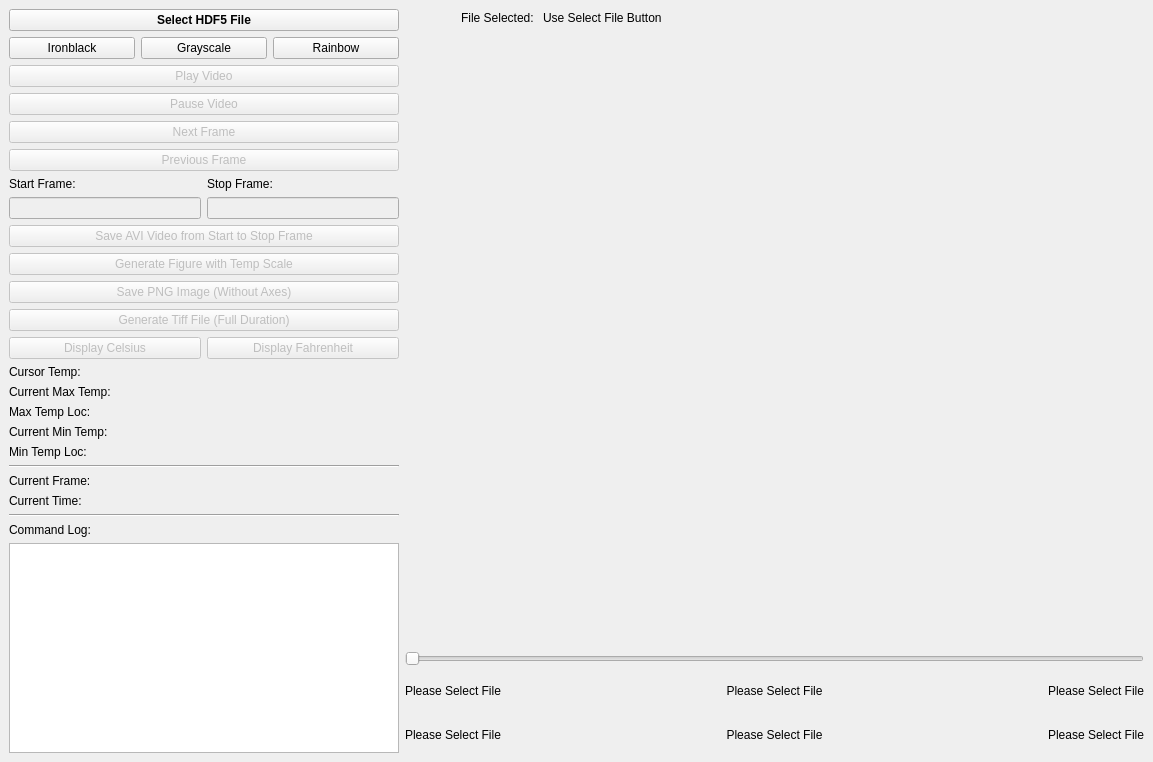
<?xml version="1.0" encoding="UTF-8"?>
<ui version="4.0">
 <class>MainWindow</class>
 <widget class="QMainWindow" name="MainWindow">
  <property name="geometry">
   <rect>
    <x>0</x>
    <y>0</y>
    <width>1153</width>
    <height>762</height>
   </rect>
  </property>
  <property name="windowTitle">
   <string>Post Process IR</string>
  </property>
  <widget class="QWidget" name="centralwidget">
   <layout class="QGridLayout" name="gridLayout">
    <item row="0" column="0" rowspan="2">
     <layout class="QVBoxLayout" name="verticalLayout">
      <property name="sizeConstraint">
       <enum>QLayout::SetMaximumSize</enum>
      </property>
      <item>
       <widget class="QPushButton" name="selectFileBut">
        <property name="maximumSize">
         <size>
          <width>16777215</width>
          <height>16777215</height>
         </size>
        </property>
        <property name="font">
         <font>
          <weight>75</weight>
          <bold>true</bold>
         </font>
        </property>
        <property name="text">
         <string>Select HDF5 File</string>
        </property>
       </widget>
      </item>
      <item>
       <layout class="QHBoxLayout" name="horizontalLayout_4">
        <item>
         <widget class="QPushButton" name="cmIronBut">
          <property name="text">
           <string>Ironblack</string>
          </property>
         </widget>
        </item>
        <item>
         <widget class="QPushButton" name="cmGrayBut">
          <property name="text">
           <string>Grayscale</string>
          </property>
         </widget>
        </item>
        <item>
         <widget class="QPushButton" name="cmRainBut">
          <property name="text">
           <string>Rainbow</string>
          </property>
         </widget>
        </item>
       </layout>
      </item>
      <item>
       <widget class="QPushButton" name="playVidBut">
        <property name="enabled">
         <bool>false</bool>
        </property>
        <property name="text">
         <string>Play Video</string>
        </property>
       </widget>
      </item>
      <item>
       <widget class="QPushButton" name="pauseVidBut">
        <property name="enabled">
         <bool>false</bool>
        </property>
        <property name="text">
         <string>Pause Video</string>
        </property>
       </widget>
      </item>
      <item>
       <widget class="QPushButton" name="nextFrame">
        <property name="enabled">
         <bool>false</bool>
        </property>
        <property name="text">
         <string>Next Frame</string>
        </property>
       </widget>
      </item>
      <item>
       <widget class="QPushButton" name="prevFrame">
        <property name="enabled">
         <bool>false</bool>
        </property>
        <property name="text">
         <string>Previous Frame</string>
        </property>
       </widget>
      </item>
      <item>
       <layout class="QHBoxLayout" name="horizontalLayout_2">
        <item>
         <widget class="QLabel" name="label_10">
          <property name="text">
           <string>Start Frame:</string>
          </property>
         </widget>
        </item>
        <item>
         <widget class="QLabel" name="label_11">
          <property name="text">
           <string>Stop Frame:</string>
          </property>
         </widget>
        </item>
       </layout>
      </item>
      <item>
       <layout class="QHBoxLayout" name="horizontalLayout">
        <item>
         <widget class="QLineEdit" name="startEdit">
          <property name="enabled">
           <bool>false</bool>
          </property>
          <property name="text">
           <string/>
          </property>
         </widget>
        </item>
        <item>
         <widget class="QLineEdit" name="stopEdit">
          <property name="enabled">
           <bool>false</bool>
          </property>
          <property name="text">
           <string/>
          </property>
         </widget>
        </item>
       </layout>
      </item>
      <item>
       <widget class="QPushButton" name="saveAsVideoSS">
        <property name="enabled">
         <bool>false</bool>
        </property>
        <property name="text">
         <string>Save AVI Video from Start to Stop Frame</string>
        </property>
       </widget>
      </item>
      <item>
       <widget class="QPushButton" name="tempScaleBut">
        <property name="enabled">
         <bool>false</bool>
        </property>
        <property name="text">
         <string>Generate Figure with Temp Scale</string>
        </property>
       </widget>
      </item>
      <item>
       <widget class="QPushButton" name="saveCvImageBut">
        <property name="enabled">
         <bool>false</bool>
        </property>
        <property name="text">
         <string>Save PNG Image (Without Axes)</string>
        </property>
       </widget>
      </item>
      <item>
       <widget class="QPushButton" name="makeTiffBut">
        <property name="enabled">
         <bool>false</bool>
        </property>
        <property name="text">
         <string>Generate Tiff File (Full Duration)</string>
        </property>
       </widget>
      </item>
      <item>
       <layout class="QHBoxLayout" name="horizontalLayout_7">
        <item>
         <widget class="QPushButton" name="displayC">
          <property name="enabled">
           <bool>false</bool>
          </property>
          <property name="text">
           <string>Display Celsius</string>
          </property>
         </widget>
        </item>
        <item>
         <widget class="QPushButton" name="displayF">
          <property name="enabled">
           <bool>false</bool>
          </property>
          <property name="text">
           <string>Display Fahrenheit</string>
          </property>
         </widget>
        </item>
       </layout>
      </item>
      <item>
       <widget class="QLabel" name="cursorTempLabel">
        <property name="text">
         <string>Cursor Temp:</string>
        </property>
       </widget>
      </item>
      <item>
       <widget class="QLabel" name="maxTempLabel">
        <property name="text">
         <string>Current Max Temp:</string>
        </property>
       </widget>
      </item>
      <item>
       <widget class="QLabel" name="maxTempLocLabel">
        <property name="text">
         <string>Max Temp Loc:</string>
        </property>
       </widget>
      </item>
      <item>
       <widget class="QLabel" name="minTempLabel">
        <property name="text">
         <string>Current Min Temp: </string>
        </property>
       </widget>
      </item>
      <item>
       <widget class="QLabel" name="minTempLocLabel">
        <property name="text">
         <string>Min Temp Loc:</string>
        </property>
       </widget>
      </item>
      <item>
       <widget class="Line" name="line_2">
        <property name="orientation">
         <enum>Qt::Horizontal</enum>
        </property>
       </widget>
      </item>
      <item>
       <widget class="QLabel" name="currentFrameDisp">
        <property name="text">
         <string>Current Frame:</string>
        </property>
       </widget>
      </item>
      <item>
       <widget class="QLabel" name="currentTimeLabel">
        <property name="text">
         <string>Current Time:</string>
        </property>
       </widget>
      </item>
      <item>
       <widget class="Line" name="line">
        <property name="orientation">
         <enum>Qt::Horizontal</enum>
        </property>
       </widget>
      </item>
      <item>
       <widget class="QLabel" name="label">
        <property name="text">
         <string>Command Log:</string>
        </property>
       </widget>
      </item>
     </layout>
    </item>
    <item row="0" column="1">
     <widget class="QLabel" name="label_14">
      <property name="sizePolicy">
       <sizepolicy hsizetype="Preferred" vsizetype="Minimum">
        <horstretch>0</horstretch>
        <verstretch>0</verstretch>
       </sizepolicy>
      </property>
      <property name="minimumSize">
       <size>
        <width>0</width>
        <height>17</height>
       </size>
      </property>
      <property name="text">
       <string>File Selected: </string>
      </property>
      <property name="alignment">
       <set>Qt::AlignRight|Qt::AlignTrailing|Qt::AlignVCenter</set>
      </property>
     </widget>
    </item>
    <item row="0" column="2">
     <widget class="QLabel" name="dispSelectedFile">
      <property name="sizePolicy">
       <sizepolicy hsizetype="Preferred" vsizetype="Minimum">
        <horstretch>0</horstretch>
        <verstretch>0</verstretch>
       </sizepolicy>
      </property>
      <property name="minimumSize">
       <size>
        <width>601</width>
        <height>17</height>
       </size>
      </property>
      <property name="maximumSize">
       <size>
        <width>16777215</width>
        <height>17</height>
       </size>
      </property>
      <property name="text">
       <string>Use Select File Button</string>
      </property>
     </widget>
    </item>
    <item row="1" column="1" rowspan="2" colspan="2">
     <layout class="QVBoxLayout" name="dispLayout"/>
    </item>
    <item row="2" column="0" rowspan="2">
     <widget class="QPlainTextEdit" name="history"/>
    </item>
    <item row="3" column="1" colspan="2">
     <layout class="QVBoxLayout" name="verticalLayout_3">
      <item>
       <widget class="QSlider" name="sl">
        <property name="enabled">
         <bool>false</bool>
        </property>
        <property name="minimumSize">
         <size>
          <width>739</width>
          <height>0</height>
         </size>
        </property>
        <property name="orientation">
         <enum>Qt::Horizontal</enum>
        </property>
       </widget>
      </item>
      <item>
       <layout class="QHBoxLayout" name="horizontalLayout_5">
        <item>
         <widget class="QLabel" name="slStartF">
          <property name="text">
           <string>Please Select File</string>
          </property>
          <property name="alignment">
           <set>Qt::AlignLeading|Qt::AlignLeft|Qt::AlignVCenter</set>
          </property>
         </widget>
        </item>
        <item>
         <widget class="QLabel" name="slMidF">
          <property name="text">
           <string>Please Select File</string>
          </property>
          <property name="alignment">
           <set>Qt::AlignCenter</set>
          </property>
         </widget>
        </item>
        <item>
         <widget class="QLabel" name="slEndF">
          <property name="text">
           <string>Please Select File</string>
          </property>
          <property name="alignment">
           <set>Qt::AlignRight|Qt::AlignTrailing|Qt::AlignVCenter</set>
          </property>
         </widget>
        </item>
       </layout>
      </item>
      <item>
       <layout class="QHBoxLayout" name="horizontalLayout_3">
        <item>
         <widget class="QLabel" name="slStartT">
          <property name="text">
           <string>Please Select File</string>
          </property>
          <property name="alignment">
           <set>Qt::AlignLeading|Qt::AlignLeft|Qt::AlignVCenter</set>
          </property>
         </widget>
        </item>
        <item>
         <widget class="QLabel" name="slMidT">
          <property name="text">
           <string>Please Select File</string>
          </property>
          <property name="alignment">
           <set>Qt::AlignCenter</set>
          </property>
         </widget>
        </item>
        <item>
         <widget class="QLabel" name="slEndT">
          <property name="text">
           <string>Please Select File</string>
          </property>
          <property name="alignment">
           <set>Qt::AlignRight|Qt::AlignTrailing|Qt::AlignVCenter</set>
          </property>
         </widget>
        </item>
       </layout>
      </item>
     </layout>
    </item>
   </layout>
  </widget>
 </widget>
 <resources/>
 <connections/>
</ui>
